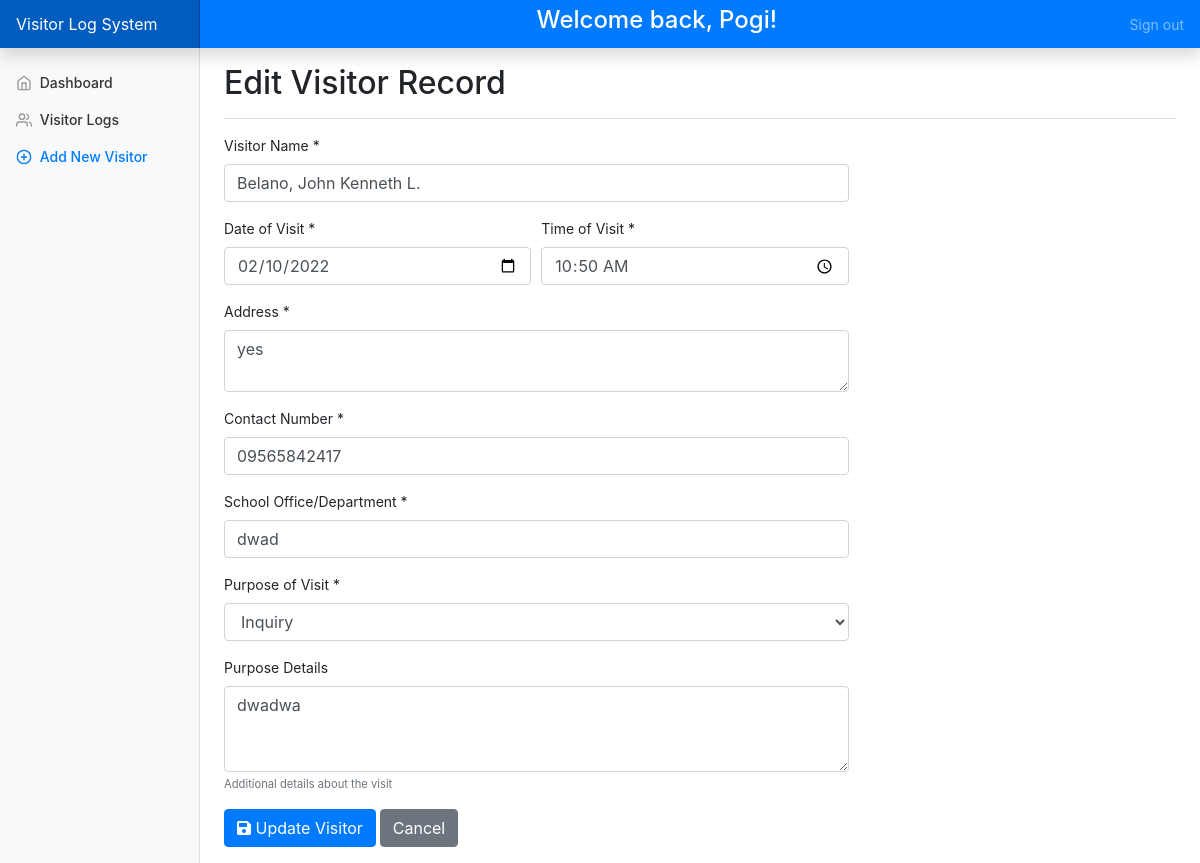
The app's page /visitor-form.php?id=4 (signed in) with its own data.
### tables this page shows
CREATE TABLE `visitors` (
  `id` int(11) NOT NULL AUTO_INCREMENT,
  `visitor_name` varchar(100) NOT NULL,
  `date_of_visit` date NOT NULL,
  `time_of_visit` time NOT NULL,
  `address` text NOT NULL,
  `contact_number` varchar(20) NOT NULL,
  `school_office` varchar(100) NOT NULL,
  `purpose` enum('inquiry','exam','visit','others') NOT NULL,
  `purpose_details` text DEFAULT NULL,
  `created_by` int(11) DEFAULT NULL,
  `created_at` timestamp NOT NULL DEFAULT current_timestamp(),
  PRIMARY KEY (`id`),
  KEY `created_by` (`created_by`),
  KEY `idx_date` (`date_of_visit`),
  KEY `idx_purpose` (`purpose`),
  CONSTRAINT `visitors_ibfk_1` FOREIGN KEY (`created_by`) REFERENCES `users` (`user_id`) ON DELETE SET NULL
);

### includes/visitors.php (called while the page is built, shortened)
<?php
function getVisitorById($id) {
    $query = "SELECT v.*, u.full_name as created_by_name
              FROM visitors v
              LEFT JOIN users u ON v.created_by = u.user_id
              WHERE v.id = ?";
    $cn = ConnectDB();
    $stmt = $cn->prepare($query);
    $stmt->bind_param("i", $id);
    $stmt->execute();
    $result = $stmt->get_result();
    return $result->fetch_assoc();
}
?>

### visitor-form.php (the view, shortened to what this page needs)
<?php
include 'includes/visitors.php';
$visitor = null;
$is_edit = false;
if (isset($_GET['id']) && !empty($_GET['id'])) {
    $is_edit = true;
    $visitor = getVisitorById((int)$_GET['id']);
}
?>
<!doctype html>
<html lang="en">
  <?php
    include 'includes/head.php';
  ?>
  <body>
  <?php
    include 'includes/nav.php';
  ?>
<div class="container-fluid">
  <div class="row">
   <?php
    include 'includes/sidebar.php';
  ?>
    <main role="main" class="col-md-9 ml-sm-auto col-lg-10 px-md-4">
      <div class="d-flex justify-content-between flex-wrap flex-md-nowrap align-items-center pt-3 pb-2 mb-3 border-bottom">
        <h1 class="h2"><?=$is_edit ? 'Edit' : 'Add New'?> Visitor Record</h1>
      </div>
      <div class="row">
        <div class="col-md-8">
          <form method="POST" class="needs-validation" novalidate>
            <div class="form-group">
              <label for="visitor_name">Visitor Name *</label>
              <input type="text" class="form-control" id="visitor_name" name="visitor_name" value="<?=$visitor['visitor_name'] ?? ''?>" required>
            </div>
            <div class="form-row">
              <div class="form-group col-md-6">
                <label for="date_of_visit">Date of Visit *</label>
                <input type="date" class="form-control" id="date_of_visit" name="date_of_visit" value="<?=$visitor['date_of_visit'] ?? ''?>" required>
              </div>
              <div class="form-group col-md-6">
                <label for="time_of_visit">Time of Visit *</label>
                <input type="time" class="form-control" id="time_of_visit" name="time_of_visit" value="<?=$visitor['time_of_visit'] ?? ''?>" required>
              </div>
            </div>
            <div class="form-group">
              <label for="address">Address *</label>
              <textarea class="form-control" id="address" name="address" rows="2" required><?=$visitor['address'] ?? ''?></textarea>
            </div>
            <div class="form-group">
              <label for="contact_number">Contact Number *</label>
              <input type="tel" class="form-control" id="contact_number" name="contact_number" value="<?=$visitor['contact_number'] ?? ''?>" required>
            </div>
            <div class="form-group">
              <label for="school_office">School Office/Department *</label>
              <input type="text" class="form-control" id="school_office" name="school_office" value="<?=$visitor['school_office'] ?? ''?>" required>
            </div>
            <div class="form-group">
              <label for="purpose">Purpose of Visit *</label>
              <select class="form-control" id="purpose" name="purpose" required>
                <option value="inquiry" <?=$visitor && $visitor['purpose'] === 'inquiry' ? 'selected' : ''?>>Inquiry</option>
              </select>
            </div>
            <div class="form-group">
              <label for="purpose_details">Purpose Details</label>
              <textarea class="form-control" id="purpose_details" name="purpose_details" rows="3"><?=$visitor['purpose_details'] ?? ''?></textarea>
              <small class="form-text text-muted">Additional details about the visit</small>
            </div>
            <div class="form-group">
              <button type="submit" class="btn btn-primary">
                <i class="fas fa-save"></i> <?=$is_edit ? 'Update' : 'Add'?> Visitor
              </button>
              <a href="visitors.php" class="btn btn-secondary">Cancel</a>
            </div>
          </form>
        </div>
      </div>
    </main>
  </div>
</div>
  </body>
</html>

### css/dashboard.css (style rules this page uses)
body { font-size: .875rem; }

### records on screen
visitors: visitor_name "Belano, John Kenneth L.", date_of_visit "02/10/2022", time_of_visit "10:50:00", address "yes", contact_number "09565842417", school_office "dwad", purpose "Inquiry", purpose_details "dwadwa"
